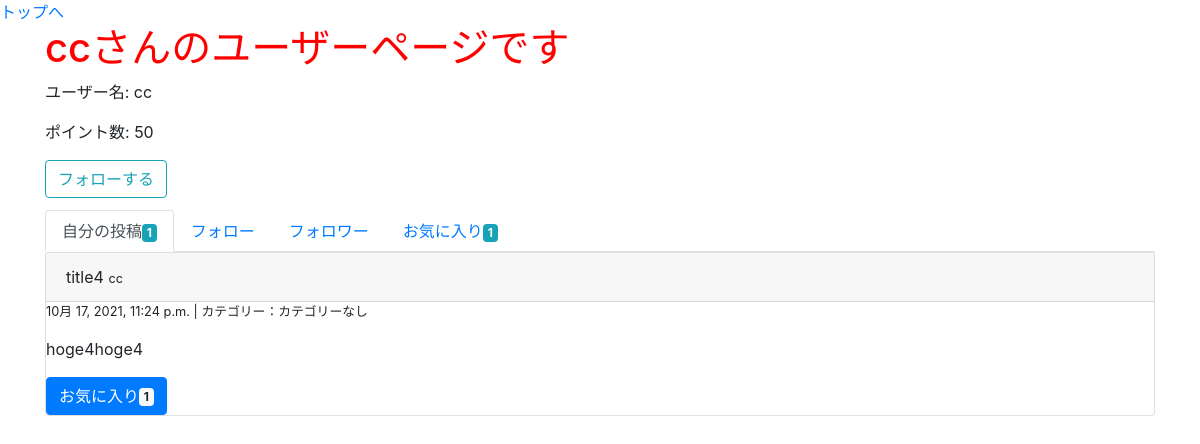
The app's page /user/4/ (signed in), older data.
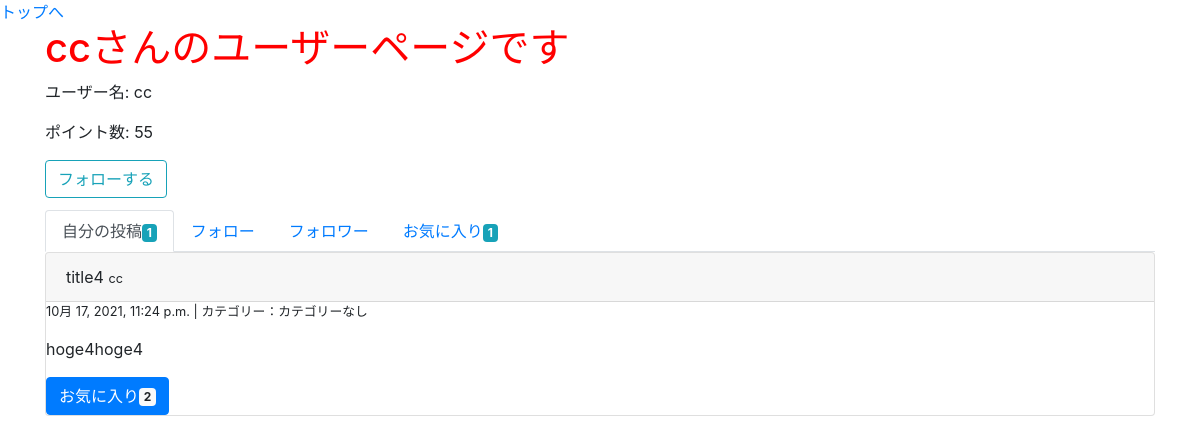
The same page, newer data.
### groomings/models.py (models this page shows, shortened)
class User(AbstractBaseUser, PermissionsMixin):
    username = models.CharField(max_length=150)
    email = models.EmailField(max_length=255, unique=True)
    point = models.IntegerField(default=50)
    follow = models.ManyToManyField(
        'self', blank=True, symmetrical=False, related_name="follower"
    )
    is_active = models.BooleanField(default=True)
    is_staff = models.BooleanField(default=False) # 管理画面にログインできるかどうか
    USERNAME_FIELD = 'email' # このテーブルのレコードを一意に識別
    REQUIRED_FIELDS = ['username'] # スーパーユーザー作成時に入力する(emailとパスワードは必須だからそれ以外で)
    objects = UserManager()

class Date(models.Model):
    created_at = models.DateTimeField(default=now)
    class Meta:
        abstract = True

class Post(Date):
    title = models.CharField(max_length=30, null=True, blank=True)
    image = models.FileField(upload_to='post_image/', null=True)
    text = models.TextField(null=True, blank=True)
    user = models.ForeignKey(
        'User', on_delete=models.CASCADE, related_name="user_post"
    )
    favorite = models.ManyToManyField(User, related_name="user_favo_post")
    category = models.CharField(max_length=15, default='カテゴリーなし')
    class Meta:
        db_table = 'post'

### groomings/views.py (the view)
# urls.py: path(r'user/<int:user_id>/', views.user, name = 'user'), # ユーザー個人ページ
@login_required
def user(request, user_id):
    user = User.objects.get(pk=user_id)
    my_follows = request.user.follow.all()
    posts = user.user_post.all()
    posts_count = user.user_post.all().count()
    favo_count = user.user_favo_post.all().count()
    return render(request, 'groomings/user.html', context={"page_owner": user, "my_follows": my_follows, "posts": posts, "posts_count": posts_count, "favo_count": favo_count})

### groomings/templatetags/tag_event.py (called while the page is built)
@register.filter(name="count_favo")
def count_favo(post):
    return post.favorite.all().count()

### groomings/templates/groomings/user.html
{% extends "groomings/_user.html" %}
{% load tag_event %}
{% block posts %}
  <ul class="nav nav-tabs">
    <li class="nav-item"><a href="{% url 'groomings:user' page_owner.id %}" class="nav-link active">自分の投稿<span class="badge badge-info">{{ posts_count }}</span></a></li>
    <li class="nav-item"><a href="{% url 'groomings:followee' page_owner.id %}" class="nav-link">フォロー</a></li>
    <li class="nav-item"><a href="{% url 'groomings:follower' page_owner.id %}" class="nav-link">フォロワー</a></li>
    <li class="nav-item"><a href="{% url 'groomings:user_favo' page_owner.id %}" class="nav-link">お気に入り<span class="badge badge-info">{{ favo_count }}</span></a></li>
  </ul>
  {% for post in posts %}
    <div class="post card">
      <div class="card-header">
        {{ post.title }}
        <small>{{ post.user.username }}</small>
      </div>
      <div class="body">
        <p class="small">{{ post.created_at }} | カテゴリー：{{ post.category }}</p>
        <p>{{ post.text }}</p>
        <button class="btn btn-primary">お気に入り<span class="badge badge-light">{{ post | count_favo }}</span></button>
      </div>
    </div>
  {% endfor %}
{% endblock %}

### groomings/templates/groomings/_user.html (shortened to what this page needs)
{% extends "groomings/base.html" %}
{% block content %}
  <h1 >{{ page_owner.username }}さんのユーザーページです</h1>
  <div class="card-title">
    <p>ユーザー名: {{ page_owner.username }}</p>
    <p>ポイント数: {{ page_owner.point }}</p>
    {% if page_owner != request.user %}
      {% if page_owner in my_follows %}
      <a href="{% url 'groomings:unfollow' page_owner.id %}" class="btn btn-outline-danger">フォロー解除</a>
      {% else %}
      <a href="{% url 'groomings:follow' page_owner.id %}" class="btn btn-outline-info">フォローする</a>
      {% endif %}
    {% endif %}
  </div>
  <div>
    {% block posts %}{% endblock %}
  </div>
{% endblock %}

Row changes from the older to the newer data that the page shows:
changed User "cc": point "50" → "55"
computed for Post "title4": id "1" → "2"
